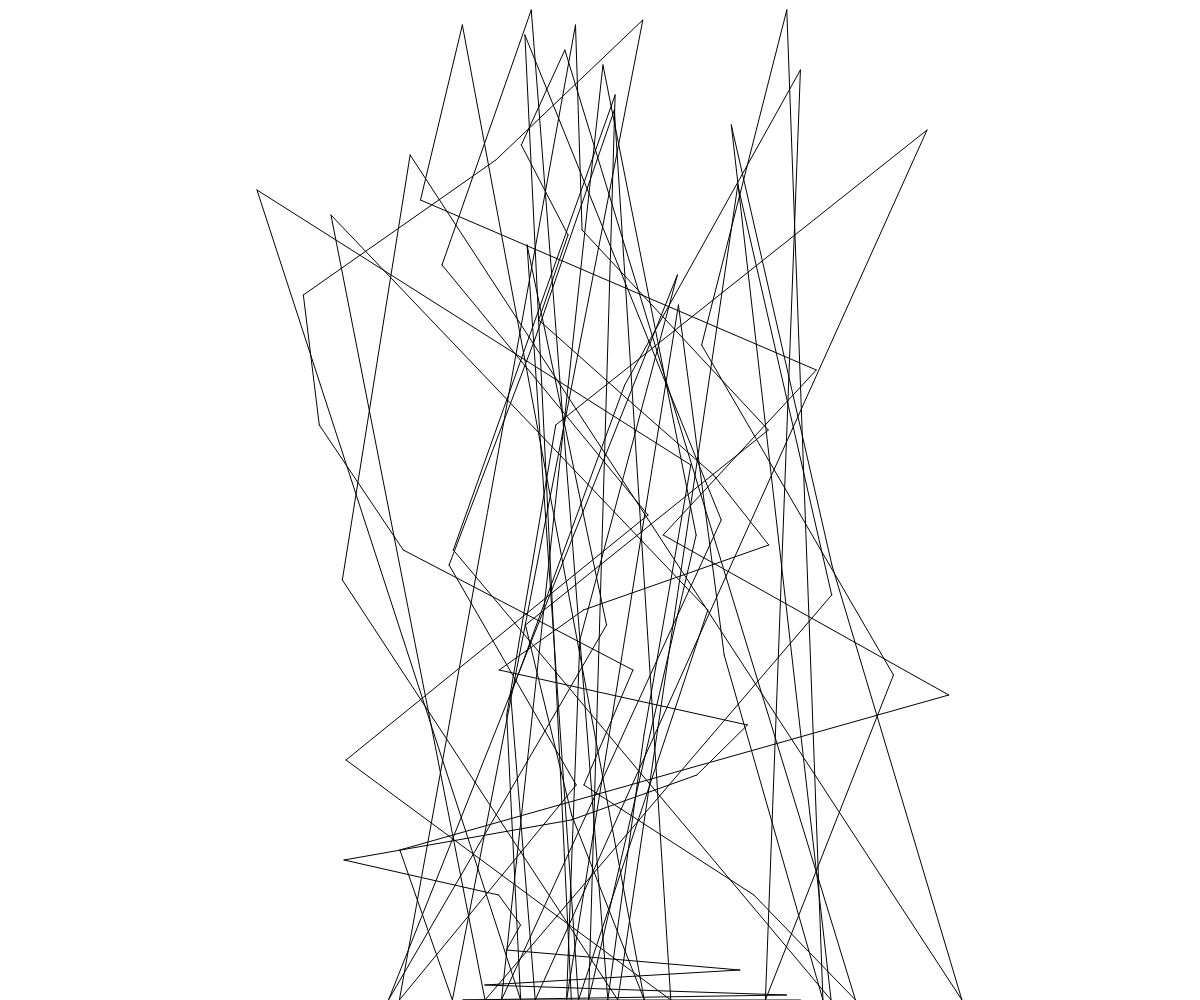
Frame 1 (no input)
Frame 60 (no input): identical to frame 1, image omitted
Frame 120 (the mouse pressed at the canvas centre since frame 60): identical to frame 1, image omitted

The p5.js sketch that drew this single still picture (run headless with seeded random() and noise() and a simulated clock; from frame 60 on, the mouse is pressed at the canvas centre):

// p5.js sketch
// ── sketch.js
// Picasso
// Austin Nicholson
// Oct 26th
//
let lastX;
let lastY;

function setup() {
  createCanvas(windowWidth, windowHeight);
  drawLines();
  
}

function draw() {
}

function drawLines(){
  let lastY = height;
  let lastX = randomGaussian(width/2, width/4);
  for(let i = 0; i < 99; i++){
    let newY = lastY - 5*i;
    let newX = randomGaussian(width/2, width/8);
    if(newY <= 0){
      newY = height;
    }
    line(lastX, lastY, newX, newY);
    lastY = newY;
    lastX = newX;
    
  }
}
